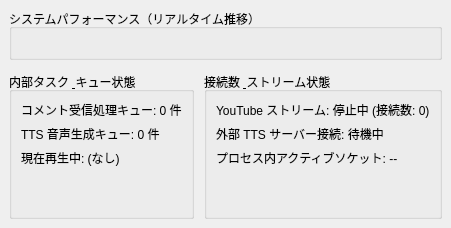
<?xml version="1.0" encoding="UTF-8"?>
<ui version="4.0">
 <class>TaskManagerContent</class>
 <widget class="QWidget" name="TaskManagerContent">
  <layout class="QVBoxLayout" name="mainLayout">
   <property name="spacing"><number>12</number></property>
   <property name="leftMargin"><number>9</number></property><property name="topMargin"><number>9</number></property><property name="rightMargin"><number>9</number></property><property name="bottomMargin"><number>9</number></property>
   <item><widget class="QScrollArea" name="scrollArea"><property name="frameShape"><enum>QFrame::Shape::NoFrame</enum></property><property name="widgetResizable"><bool>true</bool></property><widget class="QWidget" name="scrollContent"><layout class="QVBoxLayout" name="contentLayout"><property name="spacing"><number>12</number></property><property name="leftMargin"><number>0</number></property><property name="topMargin"><number>0</number></property><property name="rightMargin"><number>0</number></property><property name="bottomMargin"><number>0</number></property>
    <item><widget class="QGroupBox" name="graphGroup"><property name="title"><string>システムパフォーマンス（リアルタイム推移）</string></property><layout class="QGridLayout" name="gridLayout" columnstretch="1,1,1"><property name="spacing"><number>10</number></property><item row="0" column="0"><widget class="PerformanceGraphWidget" name="cpuGraph"/></item><item row="0" column="1"><widget class="PerformanceGraphWidget" name="ramGraph"/></item><item row="0" column="2"><widget class="PerformanceGraphWidget" name="networkGraph"/></item><item row="1" column="0"><widget class="PerformanceGraphWidget" name="connectionsGraph"/></item></layout></widget></item>
    <item><widget class="QWidget" name="infoContainer" native="true"><layout class="QHBoxLayout" name="infoLayout"><property name="spacing"><number>10</number></property><property name="leftMargin"><number>0</number></property><property name="topMargin"><number>0</number></property><property name="rightMargin"><number>0</number></property><property name="bottomMargin"><number>0</number></property>
     <item><widget class="QGroupBox" name="taskGroup"><property name="title"><string>内部タスク &amp; キュー状態</string></property><layout class="QVBoxLayout" name="taskLayout"><item><widget class="QLabel" name="commentQueueLabel"><property name="text"><string>コメント受信処理キュー: 0 件</string></property></widget></item><item><widget class="QLabel" name="ttsQueueLabel"><property name="text"><string>TTS 音声生成キュー: 0 件</string></property></widget></item><item><widget class="QLabel" name="speakingLabel"><property name="text"><string>現在再生中: (なし)</string></property><property name="wordWrap"><bool>true</bool></property></widget></item><item><spacer name="taskSpacer"><property name="orientation"><enum>Qt::Orientation::Vertical</enum></property><property name="sizeHint" stdset="0"><size><width>20</width><height>40</height></size></property></spacer></item></layout></widget></item>
     <item><widget class="QGroupBox" name="connectionGroup"><property name="title"><string>接続数 &amp; ストリーム状態</string></property><layout class="QVBoxLayout" name="connectionLayout"><item><widget class="QLabel" name="youtubeConnectionLabel"><property name="text"><string>YouTube ストリーム: 停止中 (接続数: 0)</string></property></widget></item><item><widget class="QLabel" name="ttsConnectionLabel"><property name="text"><string>外部 TTS サーバー接続: 待機中</string></property></widget></item><item><widget class="QLabel" name="socketLabel"><property name="text"><string>プロセス内アクティブソケット: --</string></property></widget></item><item><spacer name="connectionSpacer"><property name="orientation"><enum>Qt::Orientation::Vertical</enum></property><property name="sizeHint" stdset="0"><size><width>20</width><height>40</height></size></property></spacer></item></layout></widget></item>
    </layout></widget></item>
   </layout></widget></widget></item>
  </layout>
 </widget>
 <customwidgets><customwidget><class>PerformanceGraphWidget</class><extends>QWidget</extends><header>livevoicebridge.desktop.monitoring.graph</header></customwidget></customwidgets><resources/>
 <connections/>
</ui>
